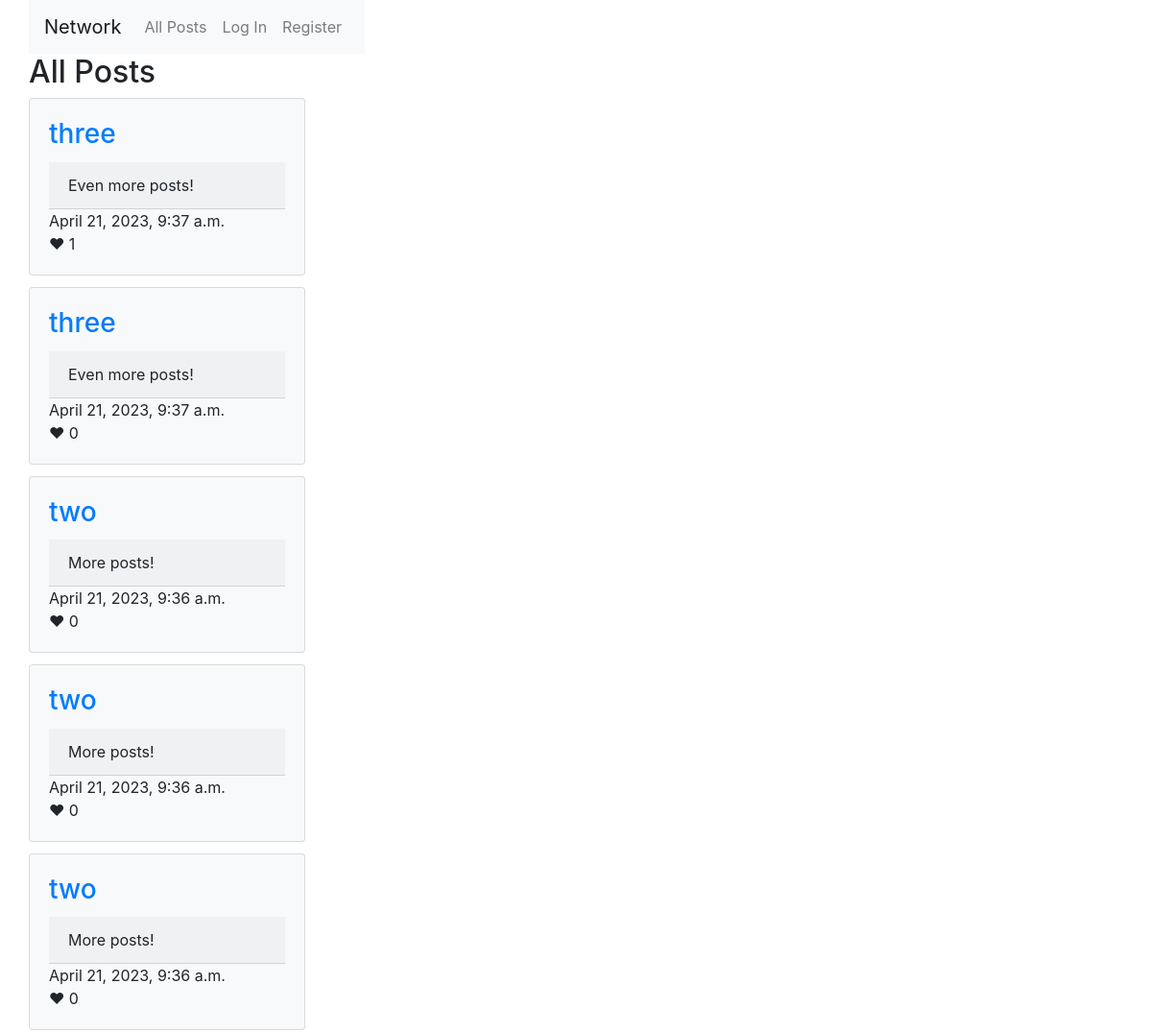
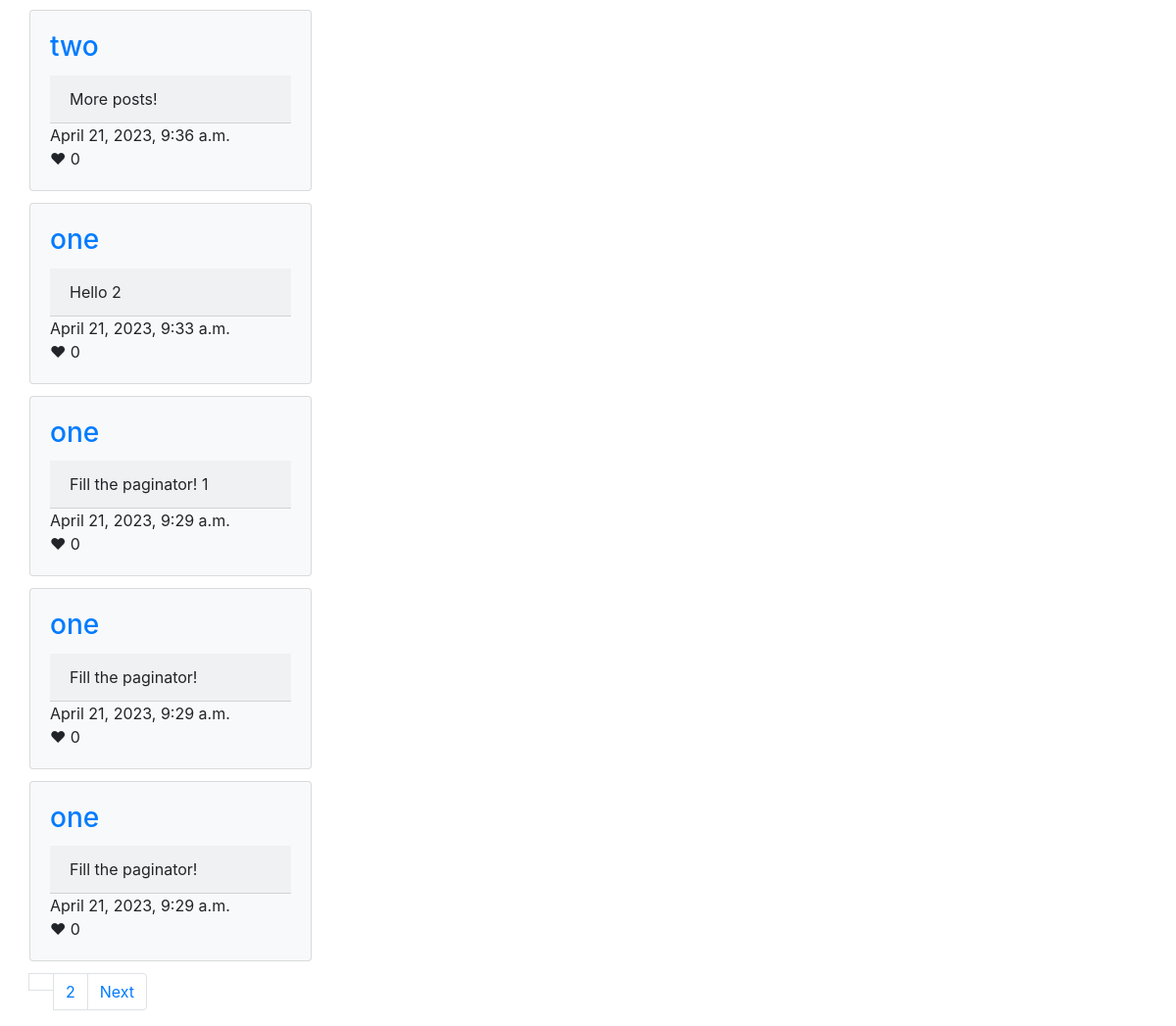
/, run on an earlier commit of the app's database (2 pictures, top to bottom).
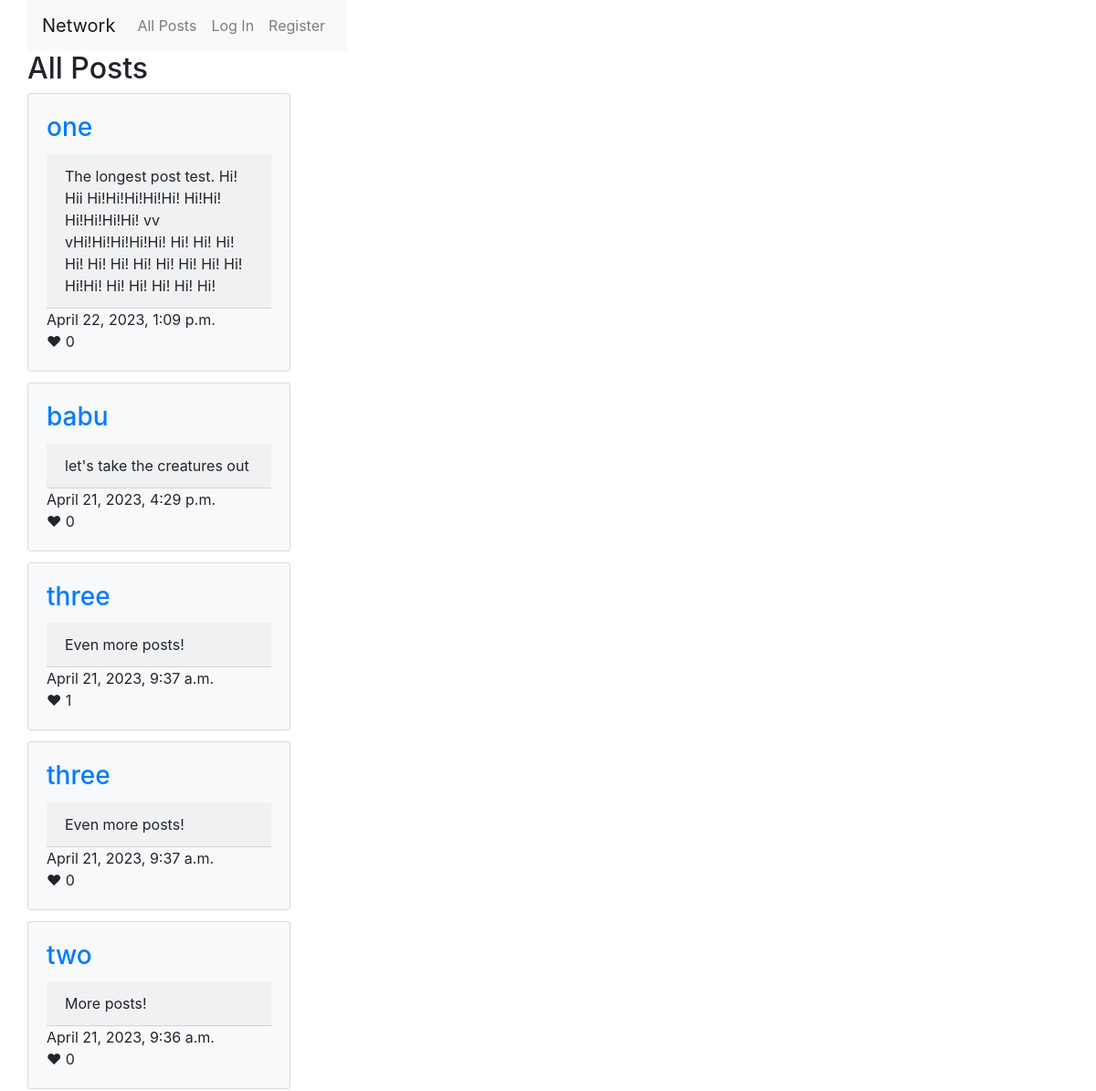
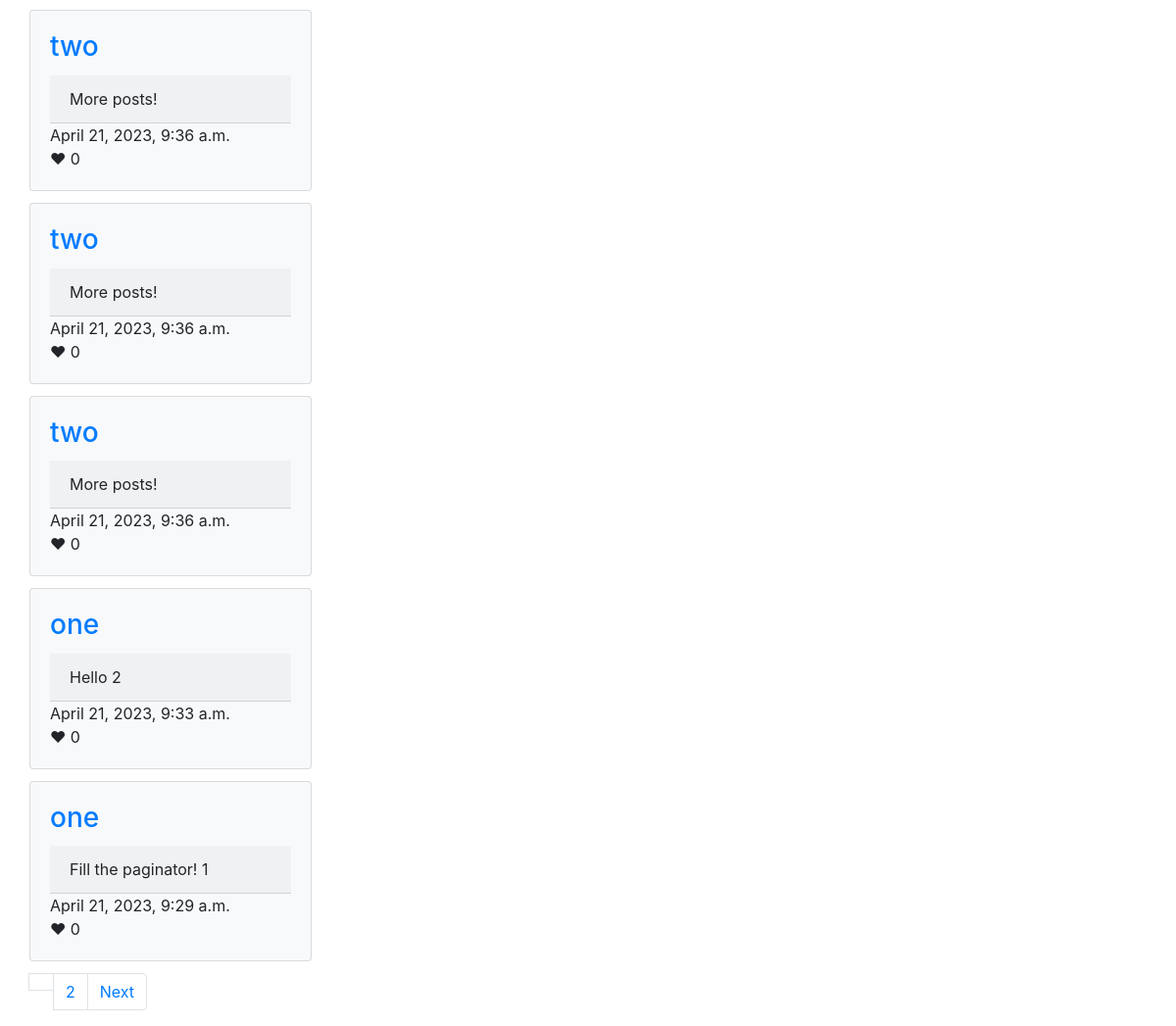
And on a later commit of the database (2 pictures, top to bottom).
### network/models.py (models this page shows, shortened)
class Posts(models.Model):
    user = models.ForeignKey(User, on_delete=models.CASCADE)
    content = models.CharField(max_length=280)
    datetime = models.DateTimeField(auto_now_add=True)
    likes = models.ManyToManyField(User, symmetrical=False, blank=True, related_name="likes")
    def LikeCount(self):
        return self.likes.count()
    class Meta:
        ordering = ['-datetime']

class User(AbstractUser):
    followers = models.ManyToManyField('self', symmetrical=False, blank=True)
    def __str__(self):
        return f"{self.username}"

### network/views.py (the view)
# urls.py: path("", views.index, name="index"),
def index(request):
    all_posts = Posts.objects.all()
    paginator_all = Paginator(all_posts, 10)
    page_number = 1
    if request.GET.get("page") != None:
        page_number = request.GET.get("page")
    return render(request, "network/index.html", {
        "all_posts": paginator_all.page(page_number),
        })

### network/templates/network/index.html (shortened to what this page needs)
{% extends "network/layout.html" %}
{% block body %}
<div class="container">
    <div class="row align-items-center">
        <h2>All Posts</h2>
    </div>
</div>
<div class="container">
    <div class="row align-items-center">
    {% for post in all_posts%}
        <div class="card-columns">
            <div class="card bg-light" style="width: 18rem;">
                <div class="card-body">
                    <h3 class="card-title"><a href="{% url 'user' post.user.username %}">{{post.user}}</a></h3>
                    <div class="card-header"  id="content{{post.pk}}">{{post.content}}</div>
                    <div>{{post.datetime}}</div>
                    {% if not post.user == user %}
                        <div onclick=likePost(this.id) id="like{{post.pk}}">
                            ❤
                            {% if post.LikeCount > 0 %}
                            {{post.LikeCount}}
                            {% else %}
                                0
                            {% endif %}
                        </div>
                    {% endif %}
                </div>
            </div>
        </div>
    {% endfor %}
</div>
</div>
<div class="container">
    <div class="row align-items-center">
    <div>
        <nav aria-label="Page navigation">
            <ul class="pagination">
                <li><a class="page-link" href="">{{all_posts.page_number}}</a></li>
                {% if all_posts.has_next %}
                    <li class="page-item"><a class="page-link" href="?page={{all_posts.next_page_number}}">{{all_posts.next_page_number}}</a></li>
                    <li class="page-item"><a class="page-link" href="?page={{all_posts.next_page_number}}">Next</a></li>
                {% endif %}
            </ul>
        </nav>
    </div>
</div>
</div>
{% endblock %}

### network/templates/network/layout.html (shortened to what this page needs)
{% load static %}
<!DOCTYPE html>
<html lang="en">
    <head>
        <link rel="stylesheet" href="https://stackpath.bootstrapcdn.com/bootstrap/4.4.1/css/bootstrap.min.css">
        <link href="{% static 'network/styles.css' %}" rel="stylesheet">
    </head>
    <body>
        <div class="container">
            <div class="row align-items-center">
                <nav class="navbar navbar-expand-lg navbar-light bg-light">
                    <a class="navbar-brand" href="#">Network</a>
                    <div>
                        <ul class="navbar-nav mr-auto">
                            <li class="nav-item">
                            <a class="nav-link" href="{% url 'index' %}">All Posts</a>
                            </li>
                            {% if user.is_authenticated %}
                                <li class="nav-item">
                                    <a class="nav-link" href="{% url 'newpost' %}"> New Post</a>
                                </li>
                                <li class="nav-item">
                                    <a class="nav-link" href="{% url 'followed_posts' %}">Following</a>
                                </li>
                                <li class="nav-item">
                                    <a class="nav-link" href="{% url 'logout' %}">Log Out</a>
                                </li>
                            {% else %}
                                <li class="nav-item">
                                    <a class="nav-link" href="{% url 'login' %}">Log In</a>
                                </li>
                                <li class="nav-item">
                                    <a class="nav-link" href="{% url 'register' %}">Register</a>
                                </li>
                            {% endif %}
                        </ul>
                    </div>
                </nav>
            </div>
        </div>
        <div class="body">
            {% block body %}
            {% endblock %}
        </div>
    </body>
</html>

What changed in the data, as far as the page shows it:
no longer on this page (row unchanged): Posts: user "one", content "Fill the paginator!", datetime "April 21, 2023, 9:29 a.m."
no longer on this page (row unchanged): Posts: user "one", content "Fill the paginator!", datetime "April 21, 2023, 9:29 a.m."
added Posts: user "one", content "The longest post test. Hi! Hii Hi!Hi!Hi!Hi!Hi! Hi!Hi! Hi!Hi!Hi!Hi! vv vHi!Hi!Hi!Hi!Hi! Hi! Hi! Hi! Hi! Hi! Hi! Hi! Hi! Hi! Hi! Hi! Hi!Hi! Hi! Hi! Hi! Hi! Hi!", datetime "April 22, 2023, 1:09 p.m."
added Posts: user "babu", content "let's take the creatures out", datetime "April 21, 2023, 4:29 p.m."
